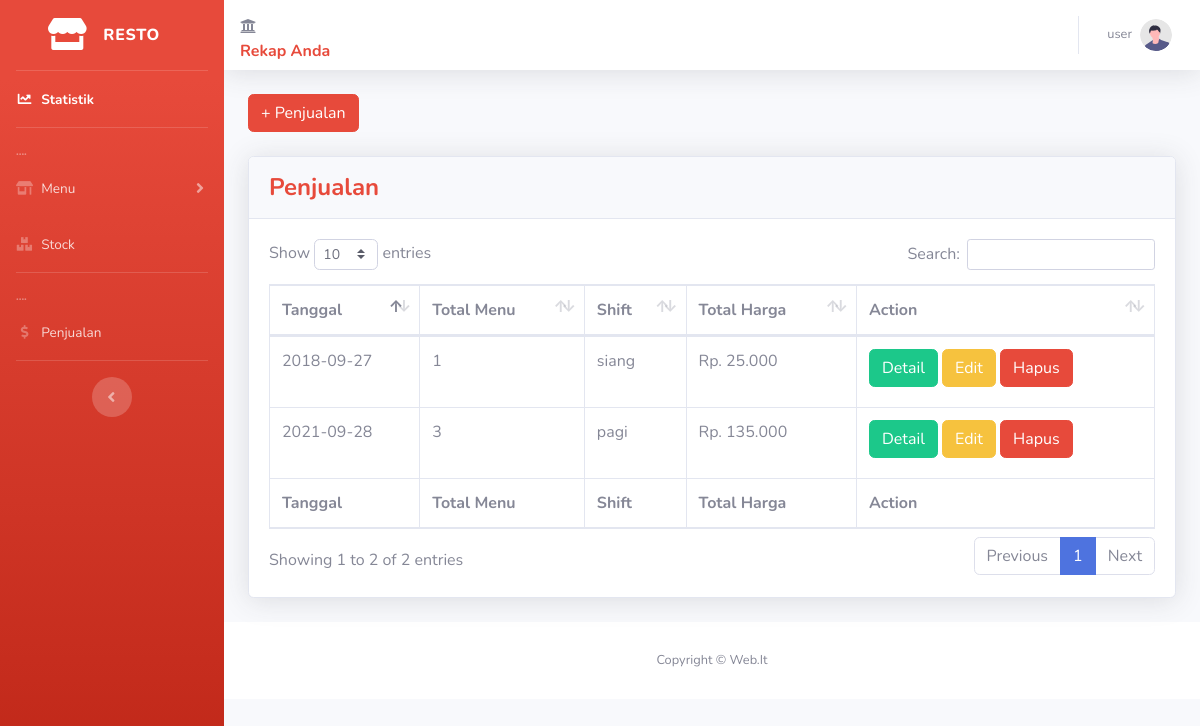
The app's page /penjualan.php (signed in), older data.
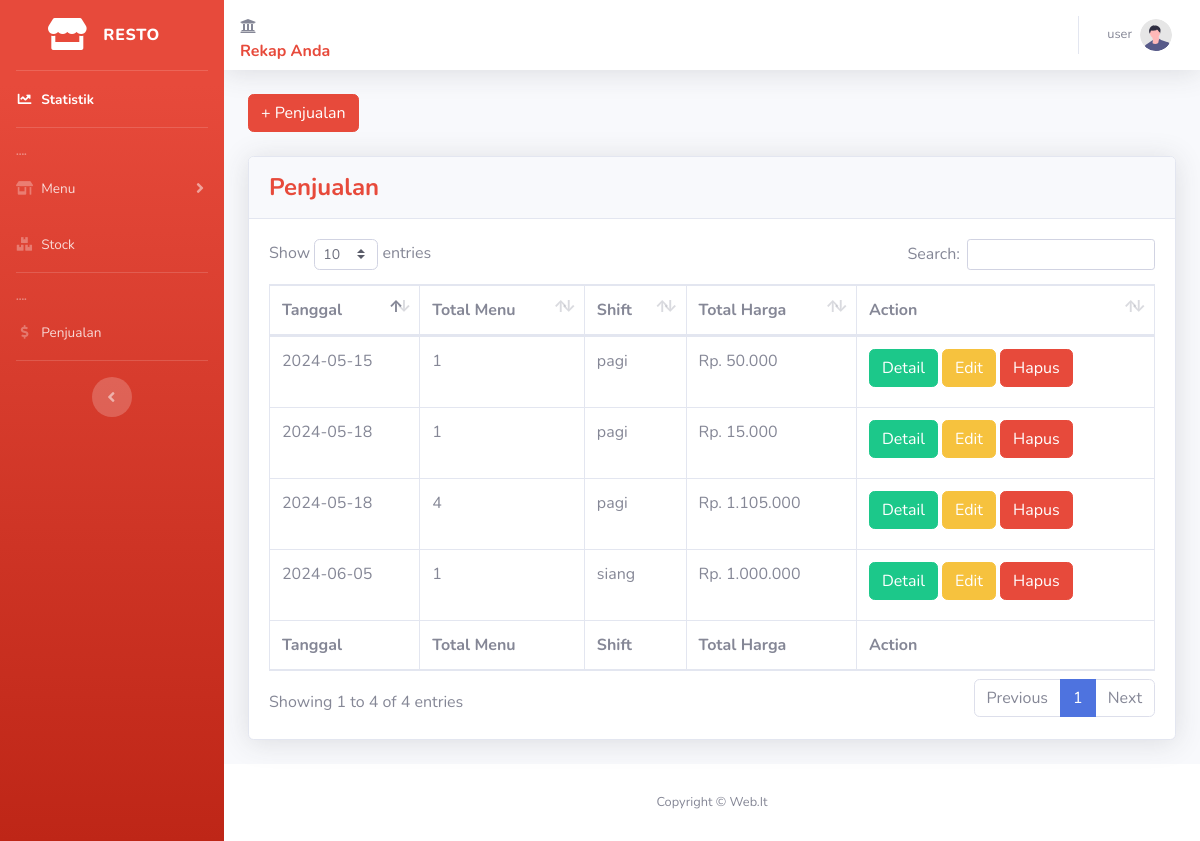
The same page, newer data.
### tables this page shows
CREATE TABLE `user` (
  `id` int(10) NOT NULL,
  `name` varchar(50) NOT NULL,
  `username` varchar(15) NOT NULL,
  `password` varchar(15) NOT NULL,
  `administrator` tinyint(1) NOT NULL
);

CREATE TABLE `penjualan` (
  `id_penjualan` int(11) NOT NULL,
  `tanggal` date NOT NULL,
  `shift` varchar(15) NOT NULL,
  `total_harga` int(255) NOT NULL
);

### penjualan.php (the view, shortened to what this page needs)
<?php
require './partials/header.php';
$sql = "SELECT penjualan.*, COUNT(detail_penjualan.id_penjualan) as total_menu FROM penjualan JOIN detail_penjualan ON penjualan.id_penjualan = detail_penjualan.id_penjualan GROUP BY penjualan.id_penjualan";
$result = $conn->query($sql);
$data = array();
while ($row = $result->fetch_assoc()) {
    $data[] = $row;
}
$sql_menu = "SELECT * FROM menu";
$result_menu = $conn->query($sql_menu);
$menu_data = array();
while ($menu_row = $result_menu->fetch_assoc()) {
    $menu_data[] = $menu_row;
}
$sql_detail_penjualan = "SELECT * FROM detail_penjualan";
$result_detail_penjualan = $conn->query($sql_detail_penjualan);
$detail_penjualan = array();
if ($result_detail_penjualan) {
    while ($row_detail = $result_detail_penjualan->fetch_assoc()) {
        $detail_penjualan[] = $row_detail;
    }
} else {
    echo "Error: " . $sql_detail_penjualan . "<br>" . $conn->error;
}
function calculateTotalPrice($id_penjualan, $menu_data, $detail_penjualan) {
    $totalHarga = 0;
    foreach ($detail_penjualan as $detail) {
        if ($detail['id_penjualan'] == $id_penjualan) {
            $menu = array_values(array_filter($menu_data, function ($menu) use ($detail) {
                return $menu['id'] == $detail['id_menu'];
            }));
            if (!empty($menu)) {
                $totalHarga += $menu[0]['harga'] * $detail['amount'];
            }
        }
    }
    $update_total_harga_query = "UPDATE penjualan SET total_harga = " . $totalHarga . " WHERE id_penjualan = " . $id_penjualan;
    return $totalHarga;
}
?>
<button type="button" class="btn btn-danger mb-4" data-toggle="modal" data-target="#modalBahan">
  + Penjualan
</button>
            <div class="card shadow mb-4">
              <div class="card-header py-3">
                <h4 class="m-0 font-weight-bold text-danger">Penjualan</h4>
              </div>
              <div class="card-body">
                <div class="table-responsive">
                  <table class="table table-bordered" id="dataTable" width="100%" cellspacing="0">
                    <thead>
                      <tr>
                        <th>Tanggal</th>
                        <th>Total Menu</th>
                        <th>Shift</th>
                        <th>Total Harga</th>
                        <th>Action</th>
                      </tr>
                    </thead>
                    <tfoot>
                      <tr>
                        <th>Tanggal</th>
                        <th>Total Menu</th>
                        <th>Shift</th>
                        <th>Total Harga</th>
                        <th>Action</th>
                      </tr>
                    </tfoot>
                    <tbody>
                        <?php foreach($data as $key => $row): ?>
                      <tr>
                        <td><?= $row['tanggal']; ?></td>
                        <td><?= $row['total_menu']; ?></td>
                        <td><?= $row['shift']; ?></td>
                        <td>  <?php
                                  $totalHarga = calculateTotalPrice($row['id_penjualan'], $menu_data, $detail_penjualan);
                                  echo "Rp. " . number_format($totalHarga, 0, ',', '.');
                              ?>
                        </td>
                        <td><a href="detailPenjualan.php?id_penjualan=<?= $row['id_penjualan']; ?>" class="btn btn-success mb-2 ">Detail</a>
                        <button type="button" class="btn btn-warning mb-2 btn-edit" data-toggle="modal" data-target="#modalEdit<?= $key; ?>" data-id="<?= $row['id_penjualan']; ?>">Edit</button>
                        <button type="button" class="btn btn-danger mb-2 btn-delete" data-toggle="modal" data-target="#modalHapus<?= $key; ?>" data-id="<?= $row['id_penjualan']; ?>">Hapus</button>
                        </td>
                      </tr>
                  <?php endforeach; ?>
                  </tbody>
                  </table>
                </div>
              </div>
            </div>
<?php require 'partials/footer.php'; ?>

### partials/header.php (shortened to what this page needs)
<?php
  $conn = OpenCon();
  if(isset($_SESSION['user-id'])){
    $id = $_SESSION['user-id'];
    $query = "SELECT * FROM user WHERE id = '$id'";
    $result = $conn->query($query);
    $user = mysqli_fetch_assoc($result);
  }else{
    header('Location: login.php');
    exit;
  }
?>
<!DOCTYPE html>
<html lang="en">
  <head>
    <link href="vendor/fontawesome-free/css/all.min.css" rel="stylesheet" type="text/css" />
    <link href="css/sb-admin-2.css" rel="stylesheet" />
    <link href="vendor/datatables/dataTables.bootstrap4.min.css" rel="stylesheet" />
  </head>
  <body id="page-top">
    <div id="wrapper">
      <ul class="navbar-nav bg-gradient-danger sidebar sidebar-dark accordion" id="accordionSidebar">
        <a class="sidebar-brand d-flex align-items-center justify-content-center" href="index.php">
          <div class="sidebar-brand-icon ">
            <i class="fas fa-store"></i>
          </div>
          <div class="sidebar-brand-text mx-3">Resto</div>
        </a>
        <hr class="sidebar-divider my-0" />
        <li class="nav-item active">
          <a class="nav-link" href="index.php">
            <i class="fas fa-fw fa-chart-line"></i>
            <span>Statistik</span></a>
        </li>
        <hr class="sidebar-divider" />
        <div class="sidebar-heading">....</div>
        <li class="nav-item">
          <a class="nav-link collapsed" href="#" data-toggle="collapse" data-target="#menuPages" aria-expanded="true" aria-controls="collapsePages">
            <i class="fas fa-fw fa-store-alt"></i>
            <span>Menu</span>
          </a>
        </li>
        <li class="nav-item">
          <a class="nav-link collapsed" href="kategori.php" >
            <i class="fas fa-fw fa-boxes"></i>
            <span>Stock</span>
          </a>
        </li>
        <hr class="sidebar-divider" />
        <div class="sidebar-heading">....</div>
        <li class="nav-item">
          <a class="nav-link collapsed" href="penjualan.php" >
            <i class="fas fa-fw fa-dollar-sign"></i>
            <span>Penjualan</span>
          </a>
        </li>
        <hr class="sidebar-divider d-none d-md-block" />
        <div class="text-center d-none d-md-inline">
          <button class="rounded-circle border-0" id="sidebarToggle"></button>
        </div>
      </ul>
<div id="content-wrapper" class="d-flex flex-column">
  <div id="content">
    <nav class="navbar navbar-expand navbar-light bg-white topbar mb-4 static-top shadow">
      <div class="mt-4">
      <i class="fa fa-university"></i>
        <p class="text-danger font-weight-bold">Rekap Anda</p>
      </div>
            <ul class="navbar-nav ml-auto">
              <li class="nav-item dropdown no-arrow">
                <a class="nav-link dropdown-toggle" href="#" id="userDropdown" role="button" data-toggle="dropdown" aria-haspopup="true" aria-expanded="false">
                  <span class="mr-2 d-none d-lg-inline text-gray-600 small"><?=$user['name']?></span>
                  <img class="img-profile rounded-circle" src="img/undraw_profile.svg"/>
                </a>
              </li>
            </ul>
          </nav>
        <div class="container-fluid">

### partials/footer.php (shortened to what this page needs)
 </div>
        <footer class="sticky-footer bg-white" >
          <div class="container my-auto">
            <div class="copyright text-center my-auto">
              <span>Copyright &copy; Web.It</span>
            </div>
          </div>
        </footer>
      </div>
    </div>
  </body>
</html>

Row changes from the older to the newer data that the page shows:
removed penjualan: tanggal "2018-09-27", total_menu "1", shift "siang", totalHarga "25.000"
removed penjualan: tanggal "2021-09-28", total_menu "3", shift "pagi", totalHarga "135.000"
added penjualan: tanggal "2024-06-05", total_menu "1", shift "siang", totalHarga "1.000.000"
added penjualan: tanggal "2024-05-15", total_menu "1", shift "pagi", totalHarga "50.000"
added penjualan: tanggal "2024-05-18", total_menu "1", shift "pagi", totalHarga "15.000"
added penjualan: tanggal "2024-05-18", total_menu "4", shift "pagi", totalHarga "1.105.000"
Text that changed along with them:
text written by a page script: "Show entries Search: Showing 1 to 2 of 2 entries Previous 1 Next" → "Show entries Search: Showing 1 to 4 of 4 entries Previous 1 Next"
